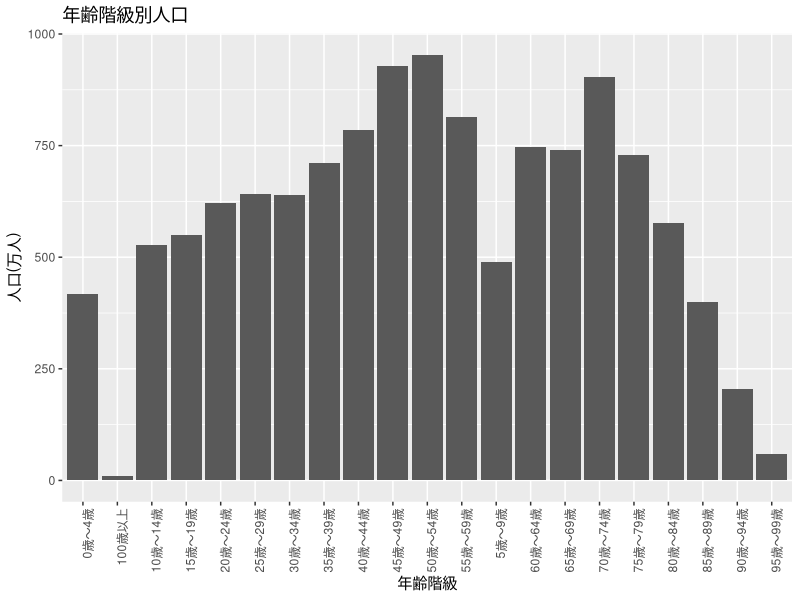

Generate this figure with R: (Note: this script raises an error after producing the figure.)
#print(1)
# 1 - 1
# c()
# mean

# sec1-1
print('sec1-1')
x01 <- 10
x01<- x01 + 2
x01 <- x01 * 3
x01 <- x01 - 6
x01 <- x01/3
x01
print("1-1-2")
x01 <- 6
x02<- 4
x03 <- x01 +x02
x01 <- 7
x02 <- 5
x03


print('1-1-3')
x01 <- 10
x02 <- x01+2
x03 <- x02*3
x04 <- x03 -6
x05 <- x04/3
x04

print('1-2-2')
x01 <- c(118,119,120,121,123)
x01[2:4]
x01[1]



print('1-2-3')
x01 <- c(118,119,120,121,123)
x02 <- length(x01)
x02
print('1-2-4')
x01 <- c(117,119,120,121,123)
mean(x01)
print('1-2-5')
x01 <- c(117,119,120,121,123)
x02 <- c(58,59,60,61,62)
x03 <- data.frame(height=x01, weight=x02)
x03[3,2]
x03
# sec1-3
# ファイルの読み込み
install.packages('tidyyerse')
install.packages('knitr')
library(tidyverse)
read_table("Data/A01L01.txt")
read_csv("Data/A01L02.csv")
read_tsv('Data/A01L03.tsv')
print('sec-1-3-1')
x01 <- read_table2("Data/E01P01.txt")
x01[1,1]

x01 <- read_csv("Data/E01P01.txt")
x01[1,1]
x01 <- read_table2("Data/E01P02.csv")
x01[1,1]
x01<-read_csv("Data/E01P02.csv")
x01[1,1]

print("sec-1-test")
x01 <- 10
x02 <- x01+2
x03 <- x02*3
x04 <- x03 -6
x05 <- x04/3
x04


x01 <- c(118,119,120,121,123)
x02 <- length(x01)
x02

x01 <- c(117,119,120,121,123)
x02 <- c(58,59,60,61,62)
x03 <- data.frame(height=x01, weight=x02)
x03[3,2]

library(tidyverse)
x01 <- read_csv("Data/E01P01.txt")
x01[1,1]

print('sec-2-1-3')
x21 <- read_csv("E02P01.csv")
x22 <- table(x21$study,x21$result)
x22
x23 <- prop.table(x22)
x23
x24 <- addmargins(x22)
x24

x21 <- read_csv("E02P01.csv")
x22 <- table(x21$study,x21$result)
x22
x23 <- prop.table(x22)
x23
x24 <- addmargins(x23)
x24
# 小テスト 2-2
x21 <- read_csv("E02P01.csv")
x22 <- table(x21$study,x21$result)
x22
x23 <- prop.table(x22)
x23
x24 <- addmargins(x22)
x24
library(ggplot2)
library(magrittr)
library(dplyr)

jinko <- read.csv("jinko.csv")
jinko2 <-  jinko[c(4,7)]
jinko2 <- jinko2 %>% arrange(年齢階級)
ggplot(jinko2, aes(x = 年齢階級, y = 男女計)) +
  geom_bar(stat = "identity") +
  labs(x = "年齢階級", y = "人口(万人)", title = "年齢階級別人口") +
     theme(axis.text.x = element_text(angle = 90, hjust = 1))

install.packages('tidyyerse')
install.packages('knitr')
install.packages('ggplot2')

library('tidyverse')
d02 <- read_csv("A03L02.csv")
var(d02)
cor(d02)

data = read.csv("p3-1-2.csv")
values <- rep(data$階級値, data$度数)
values <- c(11,21,31,32,41,43,51,52,53,55,57,61,62,71,74,85)
values
mean <- mean(values)
median <-  median(values)
frequency_table <- table(values)
frequency_table
mode_value <- as.numeric(names(frequency_table[frequency_table == max(frequency_table)]))

cat("最頻値:", mode_value, "\n")
# mode <- as.numeric(names(which.max(table(values))))
cat("最頻値: ", mode, "\n")
cat("中央値: ", median, "\n")
cat("平均値: ", mean, "\n")
# 四分位数の計算
quantiles <- quantile(values)
cat("第1四分位数 (Q1):", quantiles[2], "\n")
cat("第2四分位数 (Q2, 中央値):", quantiles[3], "\n")
cat("第3四分位数 (Q3):", quantiles[4], "\n")


9 /40

# sec4
library('tidyverse')

f1 <- tibble(x=0:10,y=dgeom(seq(0,10,1),0.2))
f1
ggplot(f1) + geom_bar(aes(x=x,y=y),stat="identity")

ggplot(data=data.frame(x=c(-1,1.5)),aes(x=x)) +
  stat_function(fun=dexp,args=c(rate=1))

1/15 + 3/4
# sec4-3-1
dbinom(0,20,1/3)+dbinom(1,20,1/3)+dbinom(2,20,1/3)+dbinom(3,20,1/3)+dbinom(4,20,1/3)
pbinom(4,20,1/3)

# sec4-3-2
dpois(0,2)+dpois(1,2)+dpois(2,2)
ppois(2,2)
# sec4-3-3
1- pexp(1,rate=2)
# sec4-3-4
pgamma(1,rate=2,shape=3)
# sec4-3-5
pnorm(40,mean=50,sd=10)


ggplot(data=data.frame(x=c(-4,4)), aes(x=x)) +
  stat_function(fun=dt, args=c(df=10) )
ggplot(data=data.frame(x=c(0,6)), aes(x=x)) +
 stat_function(fun=df, args=c(df1=3,df2=10) )
ggplot(data=data.frame(x=c(-0.5,1.5)), aes(x=x)) +
 stat_function(fun=dunif, args=c(min=0,max=1) )
